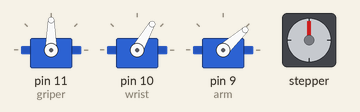
The sketch below on a simulated Arduino Uno, built with avr-gcc and run on an emulated ATmega328P. Shown: 3 × servo, stepper motor. Stepper angles assume 96 steps per turn.

Above: at 3.2 s.
At 11.83 s:
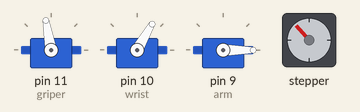
At 14.9 s:
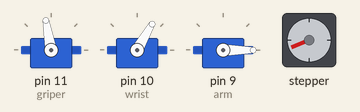
At 24.1 s:
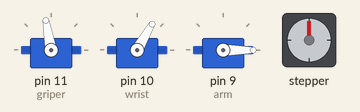
At 28.85 s:
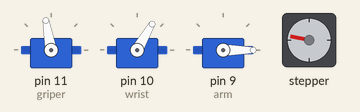
At 33.24 s:
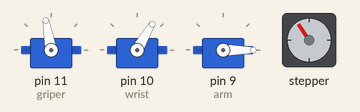
Timing chart, 0 to 40.0 s (numbered marks = the images above):
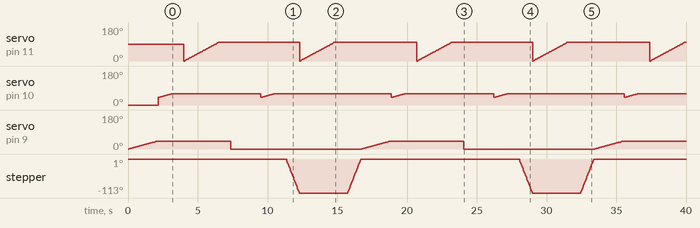

Measured:
- by itself, servo on pin 11 (griper): ramps from 0° to 100° and jumps back, once every 8.4 s
- by itself, servo on pin 10 (wrist): moves between 40° and 60°, repeating every 16.7 s
- by itself, servo on pin 9 (arm): ramps from 0° to 42° and jumps back, once every 16.7 s
- by itself, stepper: turns 113° counter-clockwise in 0.91 s, then 113° clockwise in 0.91 s, then 113° counter-clockwise in 0.91 s, then 113° clockwise in 0.91 s

The sketch:

arduino_servo.ino
```cpp
#include <Stepper.h>

#include <Servo.h>

Servo griper;
Servo wrist;
Servo arm;
Stepper stepper(96, 4, 7, 8, 12);
void setup() {
        Serial.begin(9600);
        griper.attach(11);
        wrist.attach(10);
        arm.attach(9);
        wrist.write(0);
        arm.write(0);
        stepper.setSpeed(20);
}

void loop() {
  if(!Serial.available()){
    //movimento arm

    for(int brazo = 0; brazo<=42; brazo++){
      arm.write(brazo);
      delay(50);
      }

    //movimiento wrist

    for(int muneca = 40; muneca<=60; muneca++){
      wrist.write(muneca);
      delay(50);
      if(muneca==60){delay(800);}
      }

    //movimiento griper
     for(int gri = 0; gri<=100; gri+=2){
        griper.write(gri);
        delay(50);
          if (gri == 100){delay(800);}
      }
     //-------------------sube
      //movimento arm

    for(int brazo; brazo>=-42; brazo--){
      arm.write(brazo);
      delay(50);
      }

    //movimiento wrist

    for(int muneca = 40; muneca<=60; muneca++){
      wrist.write(muneca);
      delay(50);
      if(muneca==60){delay(800);}
      }
    //movimiento de la base
    stepper.step(-30);
    //movimiento griper
     for(int gri = 0; gri<=100; gri+=2){
        griper.write(gri);
        delay(50);
          if (gri == 100){delay(800);}
      }


    delay(100);
    stepper.step(30);
    }else{
      int lectura_datos = Serial.read();
      //recibir movimiento de base
      if (lectura_datos >=100 && lectura_datos<=190){
          int mov_motor =  lectura_datos-100;
         // motor_pasos.write(mov_motor);
        }
      }
}
```
